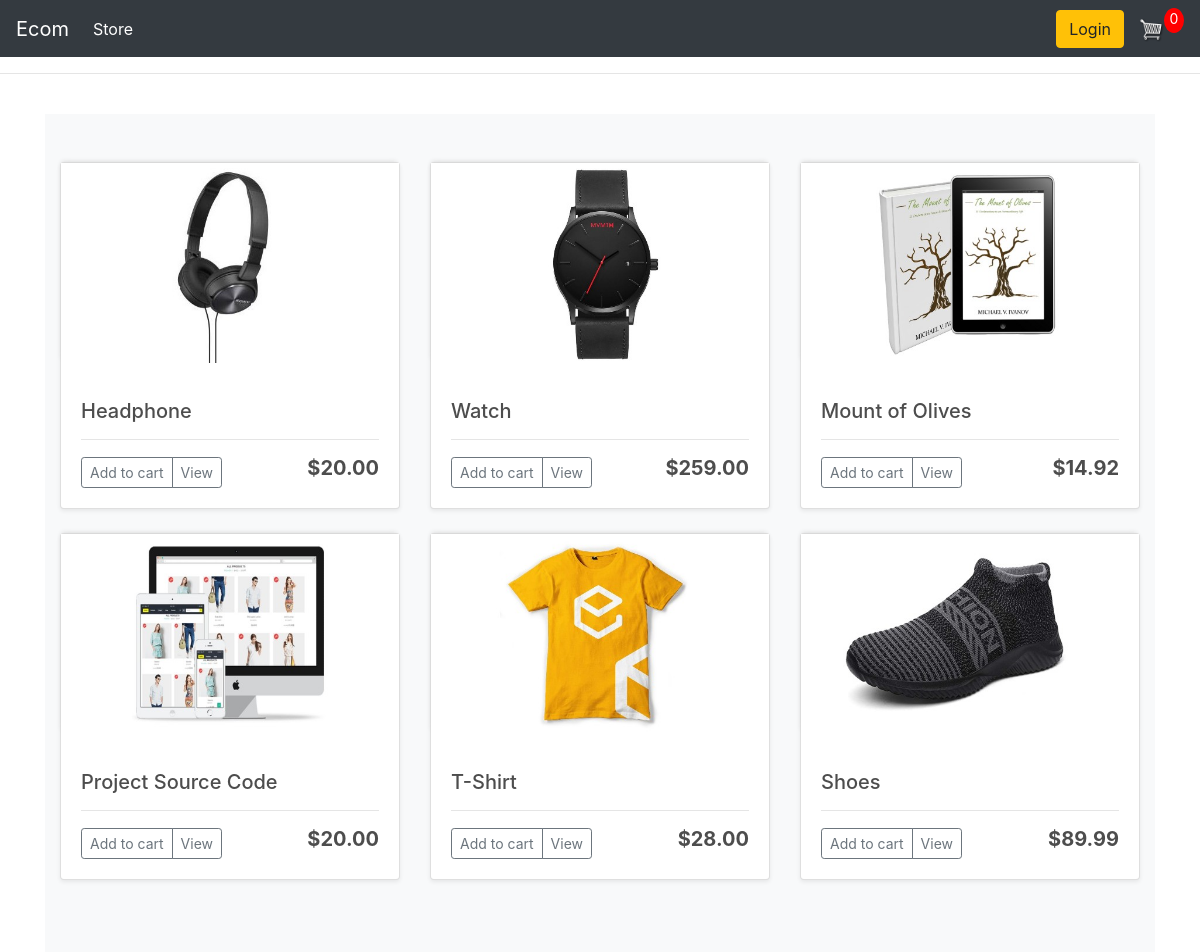
The page / on the database its author committed.
### store/models.py (models this page shows, shortened)
class Product(models.Model):
    name = models.CharField(max_length=200)
    price = models.FloatField()
    digital = models.BooleanField(default=False, null=True, blank=True)
    image = models.ImageField(blank=True, null=True)
    @property
    def imageUrl(self):
        try:
            url = self.image.url
        except:
            url = ''
        return url

### store/views.py (the view)
# urls.py: path('', include('store.urls'))
def store(request):
    if request.user.is_authenticated:
        customer = request.user.customer
        order, created = Order.objects.get_or_create(customer=customer,completed=False)
        items = order.orderitem_set.all()
        cartItems = order.total_item
    else:
        items = []
        order = {'total_item':0, 'total_cost':0, 'shipping':False}
        cartItems = order['total_item']
    products = Product.objects.all()
    context = {
        'products':products,
        'cartItems':cartItems
    }
    return render(request, 'store/store.html', context)

### store/templates/store/store.html
{% extends 'store/main.html' %}
{% load static %}
{% block content %}
<div class="album py-5 bg-light">
    <div class="container">
      <div class="row">
        {% for product in products %}
        <div class="col-md-4">
          <div class="card mb-4 shadow-sm">
            <img class="thumbnail" src="{{ product.imageUrl }}" alt=""> </svg>
            <div class="card-body">
              <p class="card-text"> <h5>{{ product.name }}</h5> </p><hr>
              <div class="d-flex justify-content-between align-items-center">
                <div class="btn-group">
                  <button data-product= {{product.id}} data-action="add" class="btn btn-sm btn-outline-secondary add-btn update-cart ">Add to cart</button>
                  <button type="button" class="btn btn-sm btn-outline-secondary">View</button>
                </div>
                <small class="text-muted"> <h5><b>${{ product.price|floatformat:2 }}</b></h5> </small>
              </div>
            </div>
          </div>
        </div>
        {% endfor %}
    </div>
  </div>
{% endblock content %}

### store/templates/store/main.html (shortened to what this page needs)
<!DOCTYPE html>
{% load static %}
<html>
<head>
    <link rel="stylesheet" type="text/css" href="{% static 'css/main.css' %}">
    <link rel="stylesheet" type="text/css" href="{% static 'css/bootstrap.css' %}">
</head>
<body>
    <nav class="navbar navbar-expand-lg navbar-dark bg-dark">
        <a class="navbar-brand" href="{% url 'store' %}">Ecom</a>
        <div class="collapse navbar-collapse" id="navbarSupportedContent">
          <ul class="navbar-nav mr-auto">
            <li class="nav-item active">
              <a class="nav-link" href="{% url 'store' %}">Store <span class="sr-only">(current)</span></a>
            </li>
          </ul>
          <div class="form-inline my-2 my-lg-0">
               <a href="#"class="btn btn-warning">Login</a>
               <a href="{% url 'cart' %}">
                  <img  id="cart-icon" src="{% static 'images/cart.png' %}">
              </a>
              <p id="cart-total">{{ cartItems }}</p>
          </div>
        </div>
      </nav>
    <hr>
     <div class="container">
            <br>
            {% block content %}
            {% endblock content %}
         </div>
</body>
</html>

### static/css/main.css (style rules this page uses)
body { background-color: hsl(0, 0%, 98%); }
h1,h2,h3,h4,h5,h6 { color:hsl(0, 0%, 30%); }
.thumbnail { width: 100%; height: 200px; -webkit-box-shadow: -1px -3px 5px -2px rgba(214,214,214,1); -moz-box-shadow: -1px -3px 5px -2px rgba(214,214,214,1); box-shadow: -1px -3px 5px -2px rgba(214,214,214,1); }
.bg-dark { background-color: #4f868c!important; }
#cart-icon { width:25px; display: inline-block; margin-left: 15px; }
#cart-total { display: block; text-align: center; color:#fff; background-color: red; width: 20px; height: 25px; border-radius: 50%; font-size: 14px; }
.btn { border-radius: 0; }

### rows shown on the page
Product: imageUrl (picture), name "Headphone", price "20.00"
Product: imageUrl (picture), name "Watch", price "259.00"
Product: imageUrl (picture), name "Mount of Olives", price "14.92"
Product: imageUrl (picture), name "Project Source Code", price "20.00"
Product: imageUrl (picture), name "T-Shirt", price "28.00"
Product: imageUrl (picture), name "Shoes", price "89.99"

### other values the page prints
{{ cartItems }} "0"
